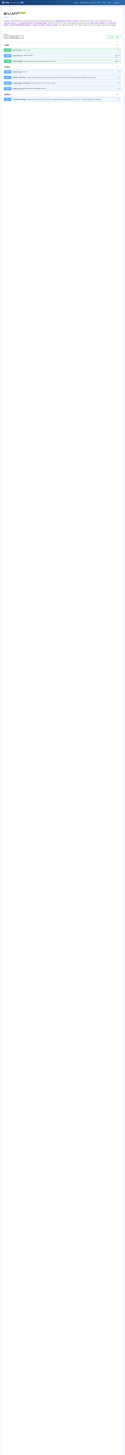
#> input picture revisao-visual/fotos/01-api-index@1366/A.png, 1366 x 16000 px (shown at 1/11 size); the run also reads 1 picture not shown here
$ python filt.py ../fotos/01-api-index@1366/A.png ../fotos/01-api-index@1366/B.png ../fotos/01-api-index@1366/B.png out.png
#> lines starting #> are read from the running program, lines starting #| are printed output that depends on the picture; after the words box and inside, x2 and y2 are one past the last pixel; in counts of white or black regions, pixels touching at a corner belong together
# filt.py A1 A2 B OUT  -> imprime "ndiff nunstable dimsA dimsB"; OUT = B onde A!=B (fora da máscara instável), senão 0
import sys, numpy as np
from PIL import Image
a1, a2, b = (np.asarray(Image.open(p).convert('RGBA')) for p in sys.argv[1:4])
out = sys.argv[4]
if a1.shape != b.shape:
    # alturas diferentes: compara na área comum, o excedente conta inteiro como diferença
    h = max(a1.shape[0], b.shape[0]); w = max(a1.shape[1], b.shape[1])
    def pad(x):
        y = np.zeros((h, w, 4), np.uint8); y[:x.shape[0], :x.shape[1]] = x; return y
    a1p, a2p, bp = pad(a1), pad(a2) if a2.shape == a1.shape else pad(a1), pad(b)
else:
    a1p, a2p, bp = a1, (a2 if a2.shape == a1.shape else a1), b
unst = np.any(a1p != a2p, axis=2)
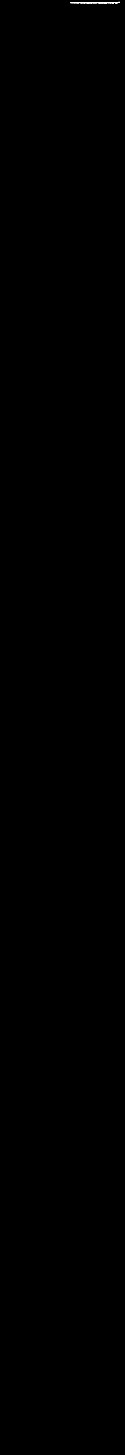
#> unst: shape (16000, 1366) bool (shown at 1/11 size); 0.02% white; 28 white regions (4 under 20 px), largest, box (x1, y1, x2, y2) and area: (1231, 23, 1280, 32) 325, (1135, 24, 1182, 34) 296, (1018, 24, 1060, 34) 277
R = 8  # dilata a máscara instável (quadrado 2R+1) por soma acumulada
if unst.any():
    c = np.pad(unst.astype(np.int32), ((R+1, R), (R+1, R))).cumsum(0).cumsum(1)
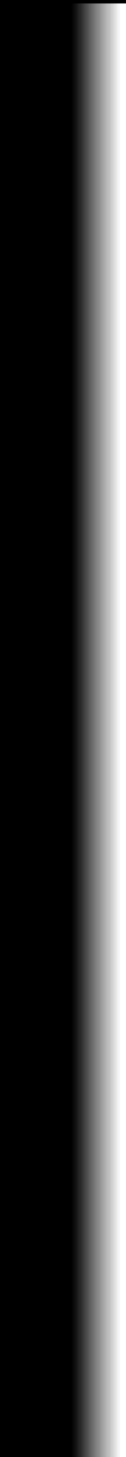
#> c: shape (16017, 1383) int64 (shown at 1/11 size); min 0, max 3405, mean 794.3; drawn with min black and max white
    unst = (c[2*R+1:, 2*R+1:] - c[:-2*R-1, 2*R+1:] - c[2*R+1:, :-2*R-1] + c[:-2*R-1, :-2*R-1]) > 0
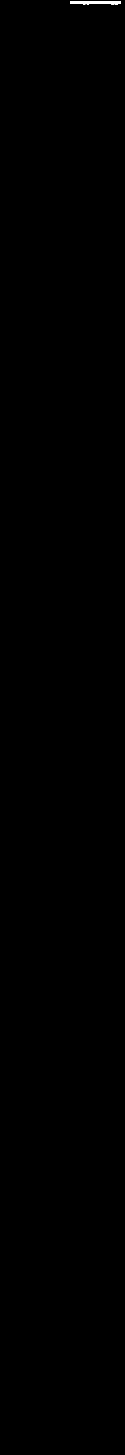
#> unst: shape (16000, 1366) bool (shown at 1/11 size); 0.07% white; 1 white region, box (x1, y1, x2, y2) and area: (770, 13, 1326, 46) 14913
diff = np.any(a1p != bp, axis=2) & ~unst
#> diff: shape (16000, 1366) bool; every value is 0
res = np.where(diff[..., None], bp, 0).astype(np.uint8)
#> res: shape (16000, 1366, 4); every value is 0
Image.fromarray(res, 'RGBA').save(out)
print(int(diff.sum()), int(unst.sum()), f"{a1.shape[1]}x{a1.shape[0]}", f"{b.shape[1]}x{b.shape[0]}")
#| 0 14913 1366x16000 1366x16000

if diff.any():  # zoom: A, B e o filtro, recortados na região que mudou (margem de 40 px)
    ys, xs = np.where(diff)
    y0, y1 = max(0, ys.min()-40), min(bp.shape[0], ys.max()+41); x0, x1 = max(0, xs.min()-40), min(bp.shape[1], xs.max()+41)
    y1 = min(y1, y0 + 1500)
    k = max(1, min(3, 1400 // (x1 - x0)))
    def big(x, bg):
        im = Image.alpha_composite(Image.new('RGBA', (x1-x0, y1-y0), bg), Image.fromarray(np.ascontiguousarray(x[y0:y1, x0:x1]), 'RGBA'))
        return im.resize(((x1-x0)*k, (y1-y0)*k), Image.NEAREST)
    ps = [big(a1p, (255,255,255,255)), big(bp, (255,255,255,255)), big(res, (40,40,40,255))]
    z = Image.new('RGBA', (ps[0].width, sum(p.height for p in ps) + 20), (255,0,255,255))
    for i, p in enumerate(ps): z.paste(p, (0, i*(p.height+10)))
    z.save(out.replace('diff.png', 'zoom.png'))
